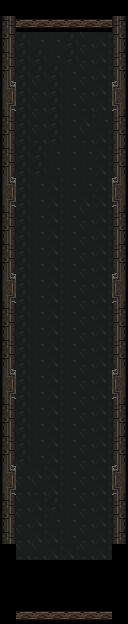

The image is a tile-based game level rendered from a .tmx file. Its description and complete source (layers, tilesets, objects, tile grids) follow:
An orthogonal 8x39 tile map with 16x16 px tiles, 5 tile layers (флажки, пол, стены, проходящие стены, ...), 2 tilesets.

<map version="1.9" tiledversion="1.9.2" orientation="orthogonal" renderorder="right-down" width="8" height="39" tilewidth="16" tileheight="16" infinite="0" nextlayerid="7" nextobjectid="1">
 <tileset firstgid="1" source="mainlevbuild.tsx" />
 <tileset firstgid="2561" source="decorative.tsx" />
 <layer id="6" name="флажки" width="8" height="39">
  <data encoding="csv">
0,0,0,0,0,0,0,0,
0,0,0,0,0,0,0,0,
0,0,0,0,0,0,0,0,
0,0,0,0,0,0,0,0,
0,0,0,0,0,0,0,0,
0,0,0,0,0,0,0,0,
0,0,0,0,0,0,0,0,
0,0,0,0,0,0,0,0,
0,0,0,0,0,0,0,0,
0,0,0,0,0,0,0,0,
0,0,0,0,0,0,0,0,
0,0,0,0,0,0,0,0,
0,0,0,0,0,0,0,0,
0,0,0,0,0,0,0,0,
0,0,0,0,0,0,0,0,
0,0,0,0,0,0,0,0,
0,0,0,0,0,0,0,0,
0,0,0,0,0,0,0,0,
0,0,0,0,0,0,0,0,
0,0,0,0,0,0,0,0,
0,0,0,0,0,0,0,0,
0,0,0,0,0,0,0,0,
0,0,0,0,0,0,0,0,
0,0,0,0,0,0,0,0,
0,0,0,0,0,0,0,0,
0,0,0,0,0,0,0,0,
0,0,0,0,0,0,0,0,
0,0,0,0,0,0,0,0,
0,0,0,0,0,0,0,0,
0,0,0,0,0,0,0,0,
0,0,0,0,0,0,0,0,
0,0,0,0,0,0,0,0,
0,0,0,0,0,0,0,0,
0,0,0,0,0,0,0,0,
0,0,0,0,0,0,0,0,
0,0,0,0,0,0,0,0,
0,0,0,0,0,0,0,0,
0,0,0,0,0,0,0,0,
0,0,0,0,0,0,0,0
</data>
 </layer>
 <layer id="1" name="пол" width="8" height="39">
  <data encoding="csv">
0,0,0,0,0,0,0,0,
0,0,0,0,0,0,0,0,
0,1782,1783,1783,1782,1846,1847,0,
0,1782,1782,1783,1782,1846,1847,0,
0,1782,1782,1782,1783,1846,1847,0,
0,1782,1846,1782,1783,1846,1847,0,
0,1782,1846,1782,1783,1846,1847,0,
0,1782,1846,1782,1783,1847,1783,0,
0,1782,1846,1782,1783,1846,1847,0,
0,1782,1782,1783,1783,1783,1847,0,
0,1782,1782,1783,1783,1783,1847,0,
0,1782,1783,1847,1783,1783,1847,0,
0,1782,1783,1847,1783,1847,1847,0,
0,1782,1783,1847,1783,1846,1847,0,
0,1782,1783,1847,1783,1846,1847,0,
0,1782,1783,1847,1783,1846,1847,0,
0,1782,1783,1847,1783,1846,1847,0,
0,1782,1783,1847,1783,1846,1847,0,
0,1782,1783,1847,1783,1846,1847,0,
0,1782,1783,1847,1783,1846,1847,0,
0,1782,1783,1847,1783,1846,1847,0,
0,1782,1783,1847,1783,1846,1847,0,
0,1782,1783,1847,1783,1846,1847,0,
0,1782,1783,1847,1783,1846,1847,0,
0,1782,1783,1847,1783,1846,1847,0,
0,1782,1783,1847,1783,1846,1847,0,
0,1782,1783,1847,1783,1846,1847,0,
0,1782,1783,1847,1783,1846,1847,0,
0,1782,1783,1847,1783,1846,1847,0,
0,1846,1847,1847,1783,1846,1847,0,
0,1846,1846,1847,1783,1846,1847,0,
0,1846,1847,1782,1783,1846,1847,0,
0,1846,1847,1783,1783,1846,1847,0,
0,1846,1847,1847,1783,1846,1847,0,
0,1846,1846,1847,1847,1846,1847,0,
0,0,0,0,0,0,0,0,
0,0,0,0,0,0,0,0,
0,0,0,0,0,0,0,0,
0,0,0,0,0,0,0,0
</data>
 </layer>
 <layer id="2" name="стены" width="8" height="39">
  <data encoding="csv">
0,0,0,0,0,0,0,0,
1610614413,0,0,0,0,0,0,3758098061,
1610614412,0,0,0,0,0,0,3758098060,
1610614413,0,0,0,0,0,0,3758098061,
1610614412,0,0,0,0,0,0,3758098060,
1610613515,0,0,0,0,0,0,3758097163,
1610613514,0,0,0,0,0,0,3758097162,
1610614413,0,0,0,0,0,0,3758098061,
1610614412,0,0,0,0,0,0,3758098060,
1610614413,0,0,0,0,0,0,3758098061,
1610614412,0,0,0,0,0,0,3758098060,
1610613515,0,0,0,0,0,0,3758097163,
1610613514,0,0,0,0,0,0,3758097162,
1610614413,0,0,0,0,0,0,3758098061,
1610614412,0,0,0,0,0,0,3758098060,
1610614413,0,0,0,0,0,0,3758098061,
1610614412,0,0,0,0,0,0,3758098060,
1610613515,0,0,0,0,0,0,3758097163,
1610613514,0,0,0,0,0,0,3758097162,
1610614413,0,0,0,0,0,0,3758098061,
1610614412,0,0,0,0,0,0,3758098060,
1610614413,0,0,0,0,0,0,3758098061,
1610614412,0,0,0,0,0,0,3758098060,
1610613515,0,0,0,0,0,0,3758097163,
1610613514,0,0,0,0,0,0,3758097162,
1610614413,0,0,0,0,0,0,3758098061,
1610614412,0,0,0,0,0,0,3758098060,
1610614413,0,0,0,0,0,0,3758098061,
1610614412,0,0,0,0,0,0,3758098060,
1610613515,0,0,0,0,0,0,3758097163,
1610613514,0,0,0,0,0,0,3758097162,
1610614413,0,0,0,0,0,0,3758098061,
1610614412,0,0,0,0,0,0,3758098060,
1610614413,0,0,0,0,0,0,3758098061,
0,0,0,0,0,0,0,0,
0,0,0,0,0,0,0,0,
0,0,0,0,0,0,0,0,
0,0,0,0,0,0,0,0,
0,0,0,0,0,0,0,0
</data>
 </layer>
 <layer id="3" name="проходящие стены" width="8" height="39">
  <data encoding="csv">
0,0,0,0,0,0,0,0,
0,0,0,0,0,0,0,0,
0,0,0,0,0,0,0,0,
0,0,0,0,0,0,0,0,
0,0,0,0,0,0,0,0,
0,0,0,0,0,0,0,0,
0,0,0,0,0,0,0,0,
0,0,0,0,0,0,0,0,
0,0,0,0,0,0,0,0,
0,0,0,0,0,0,0,0,
0,0,0,0,0,0,0,0,
0,0,0,0,0,0,0,0,
0,0,0,0,0,0,0,0,
0,0,0,0,0,0,0,0,
0,0,0,0,0,0,0,0,
0,0,0,0,0,0,0,0,
0,0,0,0,0,0,0,0,
0,0,0,0,0,0,0,0,
0,0,0,0,0,0,0,0,
0,0,0,0,0,0,0,0,
0,0,0,0,0,0,0,0,
0,0,0,0,0,0,0,0,
0,0,0,0,0,0,0,0,
0,0,0,0,0,0,0,0,
0,0,0,0,0,0,0,0,
0,0,0,0,0,0,0,0,
0,0,0,0,0,0,0,0,
0,0,0,0,0,0,0,0,
0,0,0,0,0,0,0,0,
0,0,0,0,0,0,0,0,
0,0,0,0,0,0,0,0,
0,0,0,0,0,0,0,0,
0,0,0,0,0,0,0,0,
0,0,0,0,0,0,0,0,
0,0,0,0,0,0,0,0,
0,0,0,0,0,0,0,0,
0,0,0,0,0,0,0,0,
0,0,0,0,0,0,0,0,
0,0,0,0,0,0,0,0
</data>
 </layer>
 <layer id="4" name="ворота" width="8" height="39">
  <data encoding="csv">
0,0,0,0,0,0,0,0,
0,2684357157,2684357157,2684357157,2684357157,2684357157,2684357157,0,
0,0,0,0,0,0,0,0,
0,0,0,0,0,0,0,0,
0,0,0,0,0,0,0,0,
0,0,0,0,0,0,0,0,
0,0,0,0,0,0,0,0,
0,0,0,0,0,0,0,0,
0,0,0,0,0,0,0,0,
0,0,0,0,0,0,0,0,
0,0,0,0,0,0,0,0,
0,0,0,0,0,0,0,0,
0,0,0,0,0,0,0,0,
0,0,0,0,0,0,0,0,
0,0,0,0,0,0,0,0,
0,0,0,0,0,0,0,0,
0,0,0,0,0,0,0,0,
0,0,0,0,0,0,0,0,
0,0,0,0,0,0,0,0,
0,0,0,0,0,0,0,0,
0,0,0,0,0,0,0,0,
0,0,0,0,0,0,0,0,
0,0,0,0,0,0,0,0,
0,0,0,0,0,0,0,0,
0,0,0,0,0,0,0,0,
0,0,0,0,0,0,0,0,
0,0,0,0,0,0,0,0,
0,0,0,0,0,0,0,0,
0,0,0,0,0,0,0,0,
0,0,0,0,0,0,0,0,
0,0,0,0,0,0,0,0,
0,0,0,0,0,0,0,0,
0,0,0,0,0,0,0,0,
0,0,0,0,0,0,0,0,
0,0,0,0,0,0,0,0,
0,0,0,0,0,0,0,0,
0,0,0,0,0,0,0,0,
0,0,0,0,0,0,0,0,
0,2684357157,2684357157,2684357157,2684357157,2684357157,2684357157,0
</data>
 </layer>
</map>
